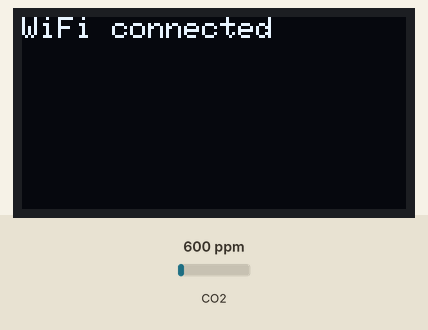
This sketch was run on a simulated ESP8266 (NodeMCU). Parts: 128×64 one-colour display. Inputs (shaded band) come from the test bench; at power-on: CO2 600 ppm. WiFi joins after 1.5 s; servers stay silent unless stated; what the sketch prints to the serial monitor is not drawn.

Above: at 5.7 s.
At 10.8 s:
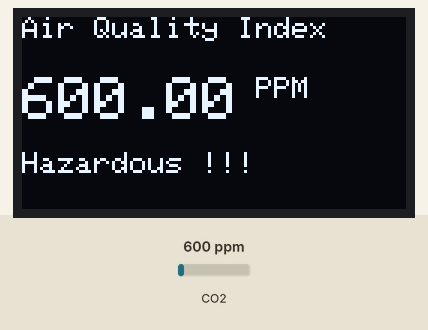
10.9 s: CO2 set to 452 ppm
At 14.6 s:
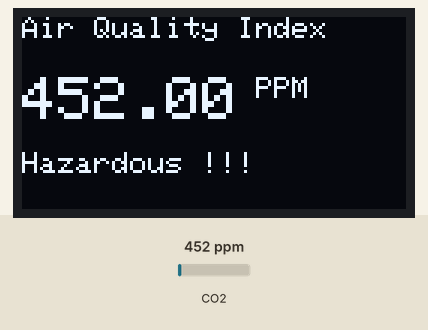
19.3 s: CO2 set to 1050 ppm
At 23.3 s:
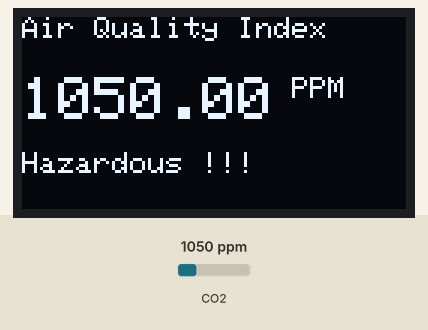
23.8 s: CO2 set to 1700 ppm
At 27.0 s:
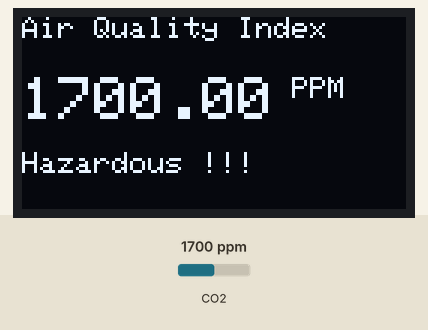
Timing chart, 0 to 28.5 s (numbered marks = the images above; inputs shaded):
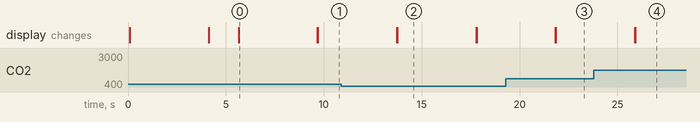

Measured:
- after the input at 10.9 s, the display: first changes after 2.8 s (image 2 shows a later state)
- after the input at 19.3 s, the display: first changes after 2.5 s (image 3 shows a later state)
- after the input at 23.8 s, the display: first changes after 2.1 s (image 4 shows a later state)
- what the display in image 0 shows lasts 4.1 s, from 5.6 s to 9.7 s

The sketch:

System_Code.ino
```cpp
#include <ESP8266WiFi.h>
#include <SPI.h>
#include <Wire.h>
#include "MQ135.h"
#include <Adafruit_GFX.h>
#include <Adafruit_SSD1306.h>

#define SCREEN_WIDTH 128    // OLED display width, in pixels
#define SCREEN_HEIGHT 64    // OLED display height, in pixels
#define OLED_RESET -1       // Reset pin # (or -1 if sharing Arduino reset pin)
Adafruit_SSD1306 display(SCREEN_WIDTH, SCREEN_HEIGHT, &Wire, OLED_RESET);

const char *ssid = "Shiv";     // replace with your wifi ssid and wpa2 key
const char *pass = "14091999";

WiFiClient client;


void setup()
{
  Serial.begin(9600);
  display.begin(SSD1306_SWITCHCAPVCC, 0x3C); //initialize with the I2C addr 0x3C (128x64)
  display.clearDisplay();
  delay(10);

  display.clearDisplay();
  display.setTextSize(1);
  display.setTextColor(WHITE);
  display.setCursor(0,0);
  display.println("Shiv's Project"); // Print text
  display.display();
  display.setTextSize(1);
  display.setTextColor(WHITE);
  display.setCursor(0,20);
  display.println("AQI Monitoring System");
  display.display();
  delay(4000);

  Serial.println("Connecting to ");
  Serial.println(ssid);

  display.clearDisplay();
  display.setCursor(0,0);
  display.setTextSize(1);
  display.setTextColor(WHITE);
  display.println("Connecting to ");
  display.setTextSize(2);
  display.print(ssid);
  display.display();

  WiFi.begin(ssid, pass);

  while (WiFi.status() != WL_CONNECTED)
  {
    delay(500);
    Serial.print(".");
  }
    Serial.println("");
    Serial.println("WiFi connected");

    display.clearDisplay();
    display.setCursor(0,0);
    display.setTextSize(1);
    display.setTextColor(WHITE);
    display.print("WiFi connected");
    display.display();
    delay(4000);
}


  void loop()
  {
    MQ135 gasSensor = MQ135(A0);
    float air_quality_a = gasSensor.getPPM();
    float air_quality = air_quality_a;
    Serial.print("Air Quality: ");
    Serial.print(air_quality);
    Serial.println("  PPM");
    Serial.println();

    display.clearDisplay();
    display.setCursor(0,0);  //oled display
    display.setTextSize(1);
    display.setTextColor(WHITE);
    display.println("Air Quality Index");


    display.setCursor(0,20);  //oled display
    display.setTextSize(2);
    display.setTextColor(WHITE);
    display.print(air_quality);
    display.setTextSize(1);
    display.setTextColor(WHITE);
    display.println(" PPM");
    display.display();

     if (air_quality<=50)
     {
      display.setTextSize(1);
      display.setTextColor(WHITE);
      display.setCursor(0,45);
      display.println("Category : Good"); //Message
      display.display();
      delay(2000);
     }

    else if( air_quality>50 && air_quality<=100 )
     {
      display.setTextSize(1);
      display.setTextColor(WHITE);
      display.setCursor(0,45);
      display.println("Category : Satisfactory"); //Message
      display.display();
      delay(2000);
     }

     else if( air_quality>100 && air_quality<=200 )
     {
      display.setTextSize(1);
      display.setTextColor(WHITE);
      display.setCursor(0,45);
      display.println("Category : Moderate"); //Message
      display.display();
      delay(2000);
     }

     else if( air_quality>200 && air_quality<=300 )
     {
      display.setTextSize(1);
      display.setTextColor(WHITE);
      display.setCursor(0,45);
      display.println("Category : Poor"); //Message
      display.display();
      delay(2000);
     }

     else if( air_quality>300 && air_quality<=400 )
     {
      display.setTextSize(1);
      display.setTextColor(WHITE);
      display.setCursor(0,45);
      display.println("Category : Severe"); //Message
      display.display();
      delay(2000);
     }

    else if (air_quality>400 )
     {

      display.setTextSize(1);
      display.setTextColor(WHITE);
      display.setCursor(0,45);
      display.println("Hazardous !!!"); //Message
      display.display();
      delay(2000);
     }

    delay(2000);      // thingspeak needs minimum 15 sec delay between updates.
}
```
